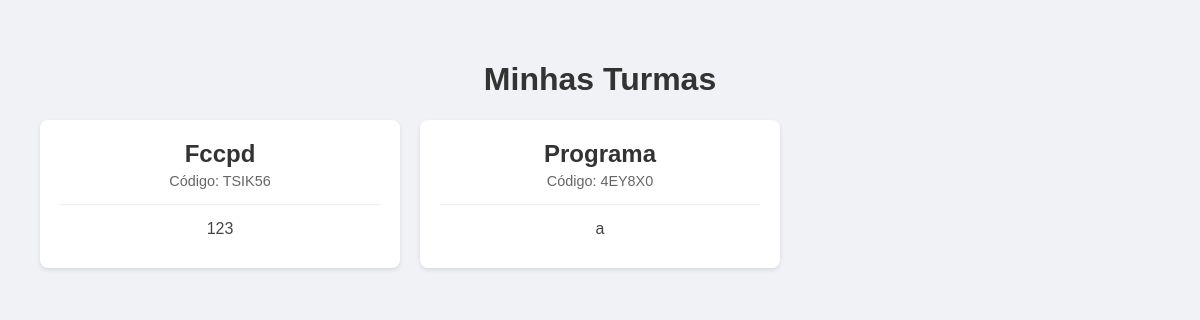
Before: /turmas/listar/ (signed in) with the older database file.
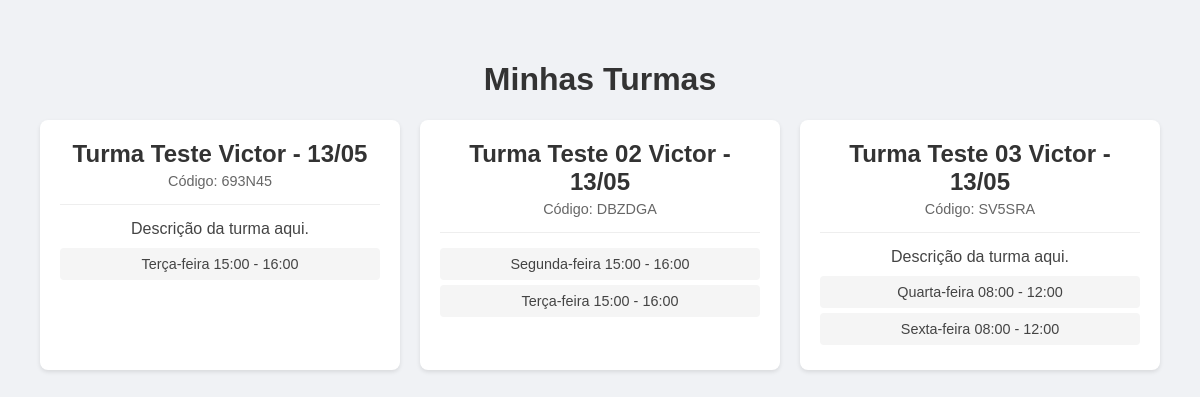
After: the same page with the newer database file.
### portal/models.py (models this page shows, shortened)
class Turma(models.Model):
    nome = models.CharField(max_length=100)
    professor = models.ForeignKey('Professor', on_delete=models.SET_NULL, null=True)
    codigo = models.CharField(max_length=20, unique=True, default='DEFAULT001')
    descricao = models.TextField(blank=True)
    data_criacao = models.DateTimeField(default=timezone.now)
    alunos = models.ManyToManyField('Aluno', related_name='turmas', blank=True)

class DiaSemana(models.Model):
    DIAS_SEMANA = [
        (0, 'Domingo'),
        (1, 'Segunda-feira'),
        (2, 'Terça-feira'),
        (3, 'Quarta-feira'),
        (4, 'Quinta-feira'),
        (5, 'Sexta-feira'),
        (6, 'Sábado'),
    ]
    dia = models.IntegerField(choices=DIAS_SEMANA)
    horario_turma = models.ForeignKey('HorarioTurma', on_delete=models.CASCADE, related_name='dias')
    class Meta:
        unique_together = ['dia', 'horario_turma']

class HorarioTurma(models.Model):
    turma = models.ForeignKey(Turma, on_delete=models.CASCADE, related_name='horarios')
    hora_inicio = models.TimeField()
    hora_fim = models.TimeField()
    class Meta:
        ordering = ['hora_inicio']

### portal/views.py (the view)
# urls.py: path('turmas/listar/', views.listar_turmas, name='listar_turmas'),
@login_required
def listar_turmas(request):
    professor = get_object_or_404(Professor, user=request.user)
    turmas = Turma.objects.filter(professor=professor)
    return render(request, 'listar_turmas.html', {'turmas': turmas})

### portal/templates/listar_turmas.html (shortened to what this page needs)
{% extends "base.html" %}
{% block content %}
<div class="container">
    <h1>Minhas Turmas</h1>
    <div class="turmas-grid">
        {% for turma in turmas %}
        <div class="turma-card" onclick="window.location.href='{% url 'dias_aula' turma.id %}'">
            <div class="turma-header">
                <h2>{{ turma.nome }}</h2>
                <span class="turma-codigo">Código: {{ turma.codigo }}</span>
            </div>
            <div class="turma-info">
                <p>{{ turma.descricao }}</p>
                <div class="horarios">
                    {% for horario in turma.horarios.all %}
                    <div class="horario-item">
                        {% for dia in horario.dias.all %}
                        <span>{{ dia.get_dia_display }}</span>
                        {% endfor %}
                        {{ horario.hora_inicio|time:"H:i" }} - {{ horario.hora_fim|time:"H:i" }}
                    </div>
                    {% endfor %}
                </div>
            </div>
        </div>
        {% endfor %}
    </div>
</div>
{% endblock %}

### portal/templates/base.html (shortened to what this page needs)
<!DOCTYPE html>
{% load static %}
<html lang="pt-br">
<head>
    <link rel="stylesheet" href="https://cdnjs.cloudflare.com/ajax/libs/font-awesome/6.5.0/css/all.min.css">
    <link rel="stylesheet" href="{% static 'portal/css/style.css' %}">
</head>
<body>
    <div class="container">
        {% block content %}{% endblock %}
    </div>
</body>
</html>

### portal/static/portal/css/style.css (style rules this page uses)
body { font-family: Arial, sans-serif; background-color: #f4f4f4; text-align: center; margin: 0; padding: 0; }

### portal/templates/listar_turmas.html (style rules this page uses)
body { font-family: Arial, sans-serif; background-color: #f0f2f5; margin: 0; padding: 0; }
.container { max-width: 1200px; margin: 0 auto; padding: 20px; }
h1 { color: #333; text-align: center; }
.turmas-grid { display: grid; grid-template-columns: repeat(auto-fill, minmax(300px, 1fr)); gap: 20px; margin-top: 20px; }
.turma-card { background: white; border-radius: 8px; padding: 20px; box-shadow: 0 2px 4px rgba(0,0,0,0.1); cursor: pointer; transition: transform 0.2s; }
.turma-header { border-bottom: 1px solid #eee; padding-bottom: 15px; margin-bottom: 15px; }
.turma-header h2 { margin: 0; color: #333; }
.turma-codigo { color: #666; font-size: 0.9em; display: block; margin-top: 5px; }
.turma-info p { margin: 0 0 10px 0; color: #444; }
.horarios { margin-top: 10px; }
.horario-item { background: #f5f5f5; padding: 8px 12px; border-radius: 4px; margin: 5px 0; font-size: 0.9em; color: #444; }

Changed rows visible on the page:
removed Turma: nome "Fccpd", codigo "TSIK56", descricao "123"
removed Turma: nome "Programa", codigo "4EY8X0", descricao "a"
added Turma: nome "Turma Teste Victor - 13/05", codigo "693N45", descricao "Descrição da turma aqui."
added HorarioTurma: hora_inicio "15:00", hora_fim "16:00", shown under "Turma Teste Victor - 13/05"
added DiaSemana: dia "Terça-feira", shown under "15:00"
added Turma: nome "Turma Teste 02 Victor - 13/05", codigo "DBZDGA"
added HorarioTurma: hora_inicio "15:00", hora_fim "16:00", shown under "Turma Teste 02 Victor - 13/05"
added DiaSemana: dia "Segunda-feira", shown under "15:00"
added HorarioTurma: hora_inicio "15:00", hora_fim "16:00", shown under "Turma Teste 02 Victor - 13/05"
added DiaSemana: dia "Terça-feira", shown under "15:00"
added Turma: nome "Turma Teste 03 Victor - 13/05", codigo "SV5SRA", descricao "Descrição da turma aqui."
added HorarioTurma: hora_inicio "08:00", hora_fim "12:00", shown under "Turma Teste 03 Victor - 13/05"
added DiaSemana: dia "Quarta-feira", shown under "08:00"
added HorarioTurma: hora_inicio "08:00", hora_fim "12:00", shown under "Turma Teste 03 Victor - 13/05"
added DiaSemana: dia "Sexta-feira", shown under "08:00"
